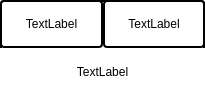
<?xml version="1.0" encoding="UTF-8"?>
<ui version="4.0">
 <class>node</class>
 <widget class="QWidget" name="node">
  <property name="geometry">
   <rect>
    <x>0</x>
    <y>0</y>
    <width>205</width>
    <height>96</height>
   </rect>
  </property>
  <property name="windowTitle">
   <string>Node</string>
  </property>
  <property name="styleSheet">
   <string notr="true">QWidget {
	background: white; 
}
#type, #subtype, #node { 
	border: 2px solid black;
	border-radius: 4px;
}
</string>
  </property>
  <layout class="QGridLayout" name="gridLayout">
   <property name="leftMargin">
    <number>0</number>
   </property>
   <property name="topMargin">
    <number>0</number>
   </property>
   <property name="rightMargin">
    <number>0</number>
   </property>
   <property name="bottomMargin">
    <number>0</number>
   </property>
   <property name="spacing">
    <number>0</number>
   </property>
   <item row="0" column="0">
    <widget class="QWidget" name="type" native="true">
     <layout class="QVBoxLayout" name="verticalLayout">
      <item>
       <widget class="QLabel" name="type_text">
        <property name="text">
         <string>TextLabel</string>
        </property>
        <property name="alignment">
         <set>Qt::AlignCenter</set>
        </property>
       </widget>
      </item>
     </layout>
    </widget>
   </item>
   <item row="0" column="1">
    <widget class="QWidget" name="subtype" native="true">
     <layout class="QVBoxLayout" name="verticalLayout_3">
      <item>
       <widget class="QLabel" name="subtype_text">
        <property name="text">
         <string>TextLabel</string>
        </property>
        <property name="alignment">
         <set>Qt::AlignCenter</set>
        </property>
       </widget>
      </item>
     </layout>
    </widget>
   </item>
   <item row="1" column="0" colspan="2">
    <widget class="QWidget" name="label" native="true">
     <layout class="QVBoxLayout" name="verticalLayout_2">
      <item>
       <widget class="QLabel" name="label_text">
        <property name="text">
         <string>TextLabel</string>
        </property>
        <property name="alignment">
         <set>Qt::AlignCenter</set>
        </property>
       </widget>
      </item>
     </layout>
    </widget>
   </item>
  </layout>
 </widget>
 <resources/>
 <connections/>
</ui>
